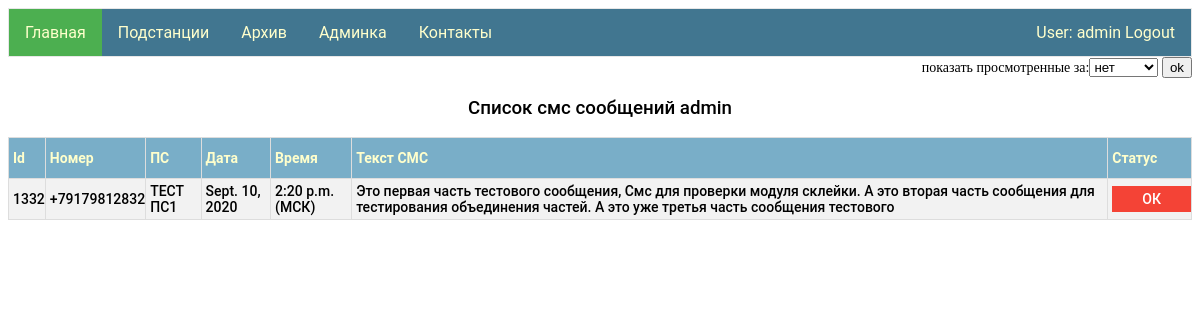
The app's page / (signed in), older data.
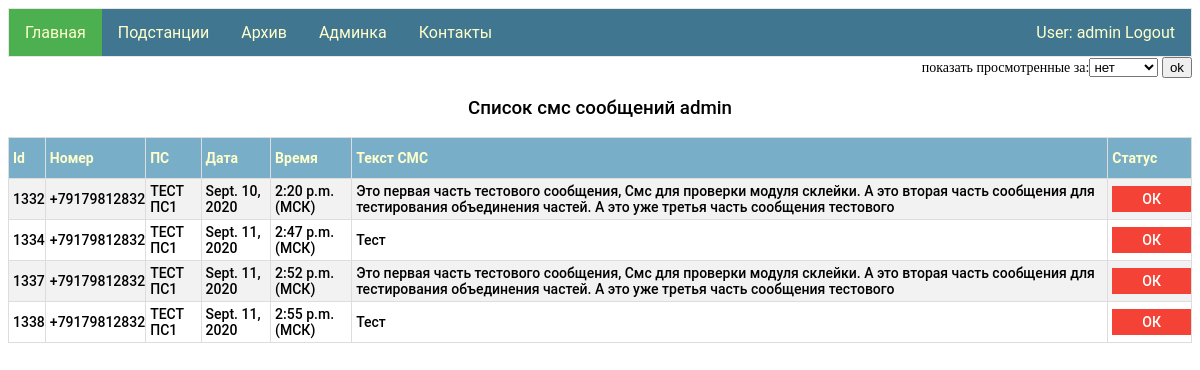
The same page, newer data.
### my_app/models.py (models this page shows)
class Viewed_messages(models.Model):
    id_SMS = models.ForeignKey(Sms_message, on_delete = models.CASCADE)
    user = models.ForeignKey(User, on_delete=models.CASCADE)
    status_view = models.NullBooleanField()
    datetime_view = models.DateTimeField(null=True, blank=True)
    sms_notification = models.NullBooleanField(null=True, blank=True)

class Sms_message(models.Model):
    number = models.CharField(max_length=12)
    date = models.DateField()
    time = models.TimeField()
    text_sms = models.TextField()
    ps = models.ForeignKey(Ps, on_delete=models.CASCADE)

class Ps(models.Model):
    name = models.CharField(max_length=100, primary_key=True)
    tel_number = models.CharField(max_length=12)
    res = models.ForeignKey(Group, on_delete=models.CASCADE)

### my_app/views.py (the view)
# urls.py: path('', views.index,),
@login_required
def index(request):
    toolView = ToolForView()
    choice = ChoiceForm()
    try:
        selected_interval = request.session['choice_status']
    except KeyError:
        selected_interval = 'False'
    if request.POST:
        selected_interval = request.session['choice_status'] = request.POST['choice']
    user_name = request.user.username
    time_zone = " (МСК)"
    messages = toolView.check_view(user_name, selected_interval)
    data = {"messages": messages, "username": user_name, "time_zone": time_zone, 'choiceForm': choice,}
    return render(request, "index.html", context=data)

### my_app/form.py
class ChoiceForm(forms.Form):
   INTERVAL_CHOICES = (
      (False, "нет"),
      (1, "сутки"),
      (7, "неделю"),
      (30, "месяц"),
   )
   choice = forms.ChoiceField(choices=INTERVAL_CHOICES, label="показать просмотренные за")

### tm_project_django/clases/classes_for_view/classes_for_view.py (called while the page is built)
    def check_view(self, user_name, selected_interval):
        if selected_interval != 'False':
            delta = datetime.now() - timedelta(days=int(selected_interval))
            return Viewed_messages.objects.filter(user__username=user_name, status_view=True, id_SMS__date__gte=delta)
        else:
            return Viewed_messages.objects.filter(user__username=user_name, status_view=False)

### my_app/templates/index.html (shortened to what this page needs)
{% extends "base.html" %}
{% block li1 %}<a class="active" href="/">Главная</a>{% endblock li1 %}
{% block logic1 %}
<form class="left" method="POST">
        {{choiceForm}}
        <input type="submit" value="ok">
    </form>
<div id="display">
{% if messages.count > 0 %}
    <h3>Список смс сообщений {{username}}</h3>
    <table id ="customers">
        <tr><th>Id</th><th>Номер</th><th>ПС</th><th>Дата</th><th>Время</th><th>Текст СМС</th><th>Статус</th></tr>
         {% for  message in messages %}
        <tr>
            <td >{{ message.id_SMS.id }}</td>
            <td>{{ message.id_SMS.number }}</td>
            <td>{{ message.id_SMS.ps.name }}</td>
            <td>{{ message.id_SMS.date }}</td>
            <td>{{ message.id_SMS.time }}{{time_zone}}</td>
            <td>{{ message.id_SMS.text_sms }}</td>
            <td>
                {% if message.status_view %}
                <img src="/static/admin/img/icon-yes.svg" alt="True">
                {% else %}
                <a id="para1" href="view_sms/{{message.id}}">ОК</a>
                {% endif %}
            </td>
        </tr>
    {% endfor %}
    </table>
    {% else %}
     <h3>Нет новых смс сообщений {{username}}</h3>
    {% endif %}
</div>
{% endblock logic1 %}

### my_app/templates/base.html (shortened to what this page needs)
<!DOCTYPE html>
{% load staticfiles %}
<html>
<head>
   <link rel="stylesheet" href={% static "css/styles.css" %} />
</head>
<body>
    {% if user.is_authenticated %}
        <ul>
            <li>{% block li1 %}<a href="/">Главная</a>{% endblock li1 %}</li>
            <li>{% block li2 %}<a href="/ps">Подстанции</a>{% endblock li2 %}</li>
            <li>{% block li5 %}<a href="/archive">Архив</a>{% endblock li5 %}</li>
            {% if perms.my_app.staff %}
                <li>{% block li4 %}<a href="admin/" target="_blank">Админка</a>{% endblock li4 %}</li>
            {% endif %}
                <li style="float:right"><a  href="{% url 'logout'%}?next={{request.path}}">User: {{ user.get_username }} Logout</a></li>
            {% else %}
                <li style="float:right"><a href="{% url 'login'%}?next={{request.path}}">Login</a></li>
            {% endif %}
             <li>{% block li3 %}<a href="/contacts">Контакты</a>{% endblock li3 %}</li>
        </ul>
  {% block logic1 %}{% endblock logic1 %}
</body>
</html>

### my_app/static/css/styles.css (style rules this page uses)
ul { font-family: "Roboto","Lucida Grande","DejaVu Sans","Bitstream Vera Sans",Verdana,Arial,sans-serif; list-style-type: none; margin: 0; padding: 0; overflow: hidden; border: 1px solid #e7e7e7; background-color: #417690; }
#para1 { background-color: #f44336; color: white; padding: 5px 30px; text-align: center; text-decoration: none; display: inline-block; }
li { float: left; }
li a { display: block; color: #ffc; text-align: center; padding: 14px 16px; text-decoration: none; }
h3 { font-family: 'Roboto'; src: url('../fonts/Roboto-Bold-webfont.woff'); font-weight: 500; text-align: center; }
#customers { font-family: 'Roboto'; src: url('../fonts/Roboto-Bold-webfont.woff'); font-weight:500; font-style: normal; border-collapse: collapse; width: 100%; }
#customers td, #customers th { border: 1px solid #ddd; padding: 4px; padding-right: 0px; font-size: 14px; }
#customers tr:nth-child(even) { background-color: #f2f2f2; }
#customers th { padding-top: 12px; padding-bottom: 12px; text-align: left; background-color: #79aec8; color: #ffc; font-size: 14px; }
.active { background-color: #4CAF50; }
.left { text-align: right; font-size: 14px; }

Row changes from the older to the newer data that the page shows:
added Viewed_messages: id_SMS.id "1334", id_SMS.number "+79179812832", id_SMS.ps.name "ТЕСТ ПС1", id_SMS "Sept. 11, 2020", id_SMS.time "2:47 p.m.", time_zone "(МСК)", id_SMS.text_sms "Тест"
added Viewed_messages: id_SMS.id "1337", id_SMS.number "+79179812832", id_SMS.ps.name "ТЕСТ ПС1", id_SMS "Sept. 11, 2020", id_SMS.time "2:52 p.m.", time_zone "(МСК)", id_SMS.text_sms "Это первая часть тестового сообщения, Смс для проверки модуля склейки. А это вторая часть сообщения для тестирования объединения частей. А это уже третья часть сообщения тестового"
added Viewed_messages: id_SMS.id "1338", id_SMS.number "+79179812832", id_SMS.ps.name "ТЕСТ ПС1", id_SMS "Sept. 11, 2020", id_SMS.time "2:55 p.m.", time_zone "(МСК)", id_SMS.text_sms "Тест"
